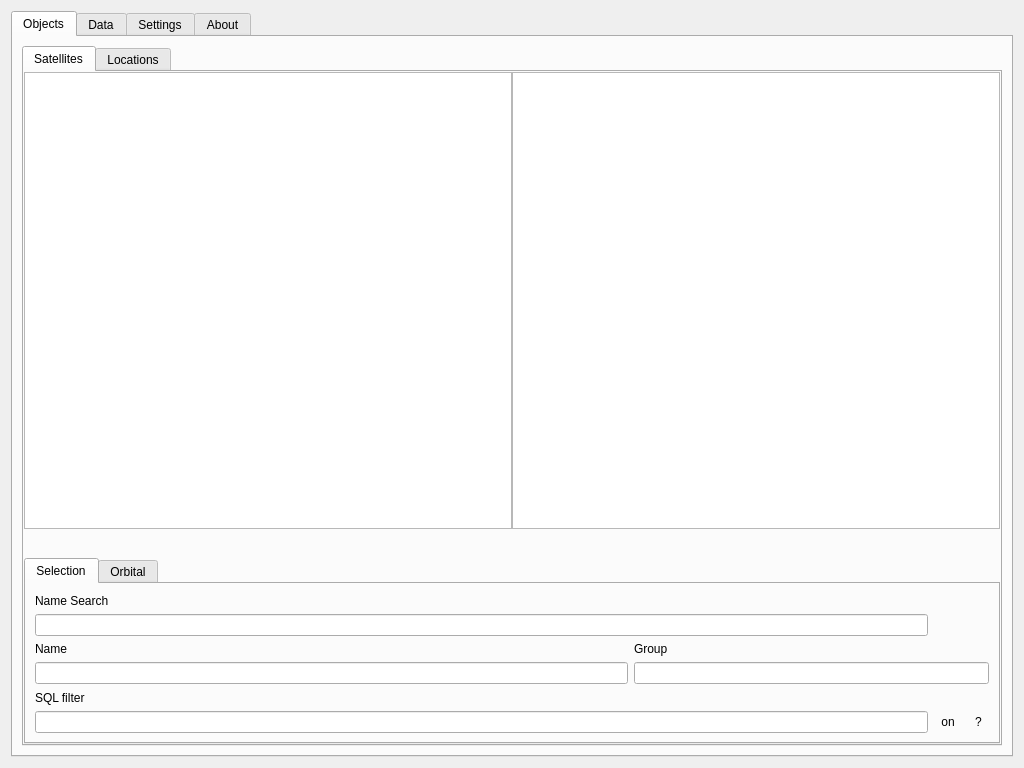
<?xml version="1.0" encoding="UTF-8"?>
<ui version="4.0">
 <class>Dialog</class>
 <widget class="QDialog" name="Dialog">
  <property name="windowModality">
   <enum>Qt::NonModal</enum>
  </property>
  <property name="geometry">
   <rect>
    <x>0</x>
    <y>0</y>
    <width>1024</width>
    <height>768</height>
   </rect>
  </property>
  <property name="windowTitle">
   <string>Settings</string>
  </property>
  <property name="locale">
   <locale language="C" country="AnyCountry"/>
  </property>
  <layout class="QHBoxLayout" name="horizontalLayout_2">
   <item>
    <widget class="QTabWidget" name="tabWidgetOptions">
     <property name="currentIndex">
      <number>0</number>
     </property>
     <widget class="QWidget" name="tabObjects">
      <attribute name="title">
       <string>Objects</string>
      </attribute>
      <layout class="QHBoxLayout" name="horizontalLayout_8">
       <item>
        <widget class="QTabWidget" name="tabWidgetObjects">
         <property name="currentIndex">
          <number>0</number>
         </property>
         <widget class="QWidget" name="tabSatellites">
          <attribute name="title">
           <string>Satellites</string>
          </attribute>
          <layout class="QVBoxLayout" name="verticalLayout">
           <property name="spacing">
            <number>6</number>
           </property>
           <property name="leftMargin">
            <number>0</number>
           </property>
           <property name="topMargin">
            <number>0</number>
           </property>
           <property name="rightMargin">
            <number>0</number>
           </property>
           <property name="bottomMargin">
            <number>0</number>
           </property>
           <item>
            <widget class="QWidget" name="widget" native="true">
             <property name="sizePolicy">
              <sizepolicy hsizetype="Expanding" vsizetype="Expanding">
               <horstretch>0</horstretch>
               <verstretch>0</verstretch>
              </sizepolicy>
             </property>
             <layout class="QGridLayout" name="gridLayout_2">
              <property name="leftMargin">
               <number>0</number>
              </property>
              <property name="topMargin">
               <number>0</number>
              </property>
              <property name="rightMargin">
               <number>0</number>
              </property>
              <property name="bottomMargin">
               <number>0</number>
              </property>
              <property name="spacing">
               <number>0</number>
              </property>
              <item row="0" column="0">
               <widget class="QListView" name="listViewDBSat">
                <property name="sizePolicy">
                 <sizepolicy hsizetype="Expanding" vsizetype="Expanding">
                  <horstretch>0</horstretch>
                  <verstretch>0</verstretch>
                 </sizepolicy>
                </property>
                <property name="editTriggers">
                 <set>QAbstractItemView::NoEditTriggers</set>
                </property>
                <property name="selectionMode">
                 <enum>QAbstractItemView::ExtendedSelection</enum>
                </property>
               </widget>
              </item>
              <item row="0" column="1">
               <widget class="QListView" name="listViewSat">
                <property name="sizePolicy">
                 <sizepolicy hsizetype="Expanding" vsizetype="Expanding">
                  <horstretch>0</horstretch>
                  <verstretch>0</verstretch>
                 </sizepolicy>
                </property>
                <property name="editTriggers">
                 <set>QAbstractItemView::NoEditTriggers</set>
                </property>
                <property name="selectionMode">
                 <enum>QAbstractItemView::ExtendedSelection</enum>
                </property>
               </widget>
              </item>
              <item row="1" column="0">
               <widget class="QWidget" name="widget_2" native="true">
                <property name="sizePolicy">
                 <sizepolicy hsizetype="Preferred" vsizetype="Preferred">
                  <horstretch>0</horstretch>
                  <verstretch>0</verstretch>
                 </sizepolicy>
                </property>
                <layout class="QHBoxLayout" name="horizontalLayout">
                 <property name="spacing">
                  <number>0</number>
                 </property>
                 <property name="leftMargin">
                  <number>0</number>
                 </property>
                 <property name="topMargin">
                  <number>0</number>
                 </property>
                 <property name="rightMargin">
                  <number>0</number>
                 </property>
                 <property name="bottomMargin">
                  <number>0</number>
                 </property>
                 <item>
                  <widget class="QToolButton" name="btnOpenTle">
                   <property name="toolTip">
                    <string>Open TLE File</string>
                   </property>
                   <property name="icon">
                    <iconset theme="document-open">
                     <normaloff>.</normaloff>.</iconset>
                   </property>
                   <property name="shortcut">
                    <string extracomment="Open TLE"/>
                   </property>
                   <property name="autoRaise">
                    <bool>true</bool>
                   </property>
                  </widget>
                 </item>
                 <item>
                  <widget class="QToolButton" name="btnDeleteDbSat">
                   <property name="toolTip">
                    <string>Remove</string>
                   </property>
                   <property name="icon">
                    <iconset theme="list-remove">
                     <normaloff>.</normaloff>.</iconset>
                   </property>
                   <property name="shortcut">
                    <string extracomment="Remove"/>
                   </property>
                   <property name="autoRaise">
                    <bool>true</bool>
                   </property>
                  </widget>
                 </item>
                 <item>
                  <widget class="QToolButton" name="btnClearDbSat">
                   <property name="toolTip">
                    <string>Remove All</string>
                   </property>
                   <property name="icon">
                    <iconset theme="user-trash">
                     <normaloff>.</normaloff>.</iconset>
                   </property>
                   <property name="shortcut">
                    <string extracomment="Remove All"/>
                   </property>
                   <property name="autoRaise">
                    <bool>true</bool>
                   </property>
                  </widget>
                 </item>
                 <item>
                  <spacer name="horizontalSpacer_2">
                   <property name="orientation">
                    <enum>Qt::Horizontal</enum>
                   </property>
                   <property name="sizeHint" stdset="0">
                    <size>
                     <width>40</width>
                     <height>20</height>
                    </size>
                   </property>
                  </spacer>
                 </item>
                 <item>
                  <widget class="QToolButton" name="btnAddToSatList">
                   <property name="sizePolicy">
                    <sizepolicy hsizetype="Fixed" vsizetype="Minimum">
                     <horstretch>0</horstretch>
                     <verstretch>0</verstretch>
                    </sizepolicy>
                   </property>
                   <property name="toolTip">
                    <string>View</string>
                   </property>
                   <property name="icon">
                    <iconset theme="go-right">
                     <normaloff>.</normaloff>.</iconset>
                   </property>
                   <property name="autoRaise">
                    <bool>true</bool>
                   </property>
                  </widget>
                 </item>
                </layout>
               </widget>
              </item>
              <item row="1" column="1">
               <widget class="QWidget" name="widget_7" native="true">
                <layout class="QHBoxLayout" name="horizontalLayout_6">
                 <property name="spacing">
                  <number>0</number>
                 </property>
                 <property name="leftMargin">
                  <number>0</number>
                 </property>
                 <property name="topMargin">
                  <number>0</number>
                 </property>
                 <property name="rightMargin">
                  <number>0</number>
                 </property>
                 <property name="bottomMargin">
                  <number>0</number>
                 </property>
                 <item>
                  <widget class="QToolButton" name="btnChangeDbSat">
                   <property name="toolTip">
                    <string>Edit</string>
                   </property>
                   <property name="icon">
                    <iconset theme="accessories-text-editor">
                     <normaloff>.</normaloff>.</iconset>
                   </property>
                   <property name="shortcut">
                    <string extracomment="Edit"/>
                   </property>
                   <property name="autoRaise">
                    <bool>true</bool>
                   </property>
                  </widget>
                 </item>
                 <item>
                  <widget class="QToolButton" name="btnDeleteSatList">
                   <property name="sizePolicy">
                    <sizepolicy hsizetype="Fixed" vsizetype="Minimum">
                     <horstretch>0</horstretch>
                     <verstretch>0</verstretch>
                    </sizepolicy>
                   </property>
                   <property name="toolTip">
                    <string>Remove</string>
                   </property>
                   <property name="text">
                    <string/>
                   </property>
                   <property name="icon">
                    <iconset theme="list-remove">
                     <normaloff>.</normaloff>.</iconset>
                   </property>
                   <property name="shortcut">
                    <string extracomment="Remove"/>
                   </property>
                   <property name="autoRaise">
                    <bool>true</bool>
                   </property>
                  </widget>
                 </item>
                 <item>
                  <widget class="QToolButton" name="btnClearSatList">
                   <property name="toolTip">
                    <string>Remove All</string>
                   </property>
                   <property name="text">
                    <string/>
                   </property>
                   <property name="icon">
                    <iconset theme="user-trash">
                     <normaloff>.</normaloff>.</iconset>
                   </property>
                   <property name="shortcut">
                    <string extracomment="Select All"/>
                   </property>
                   <property name="autoRaise">
                    <bool>true</bool>
                   </property>
                  </widget>
                 </item>
                 <item>
                  <spacer name="horizontalSpacer_3">
                   <property name="orientation">
                    <enum>Qt::Horizontal</enum>
                   </property>
                   <property name="sizeHint" stdset="0">
                    <size>
                     <width>40</width>
                     <height>20</height>
                    </size>
                   </property>
                  </spacer>
                 </item>
                </layout>
               </widget>
              </item>
             </layout>
            </widget>
           </item>
           <item>
            <widget class="QTabWidget" name="tabWidget_2">
             <property name="enabled">
              <bool>true</bool>
             </property>
             <property name="sizePolicy">
              <sizepolicy hsizetype="Preferred" vsizetype="Preferred">
               <horstretch>0</horstretch>
               <verstretch>0</verstretch>
              </sizepolicy>
             </property>
             <property name="tabShape">
              <enum>QTabWidget::Rounded</enum>
             </property>
             <property name="currentIndex">
              <number>0</number>
             </property>
             <widget class="QWidget" name="tab">
              <attribute name="title">
               <string>Selection</string>
              </attribute>
              <layout class="QGridLayout">
               <item row="0" column="0">
                <widget class="QLabel" name="labelSatFind">
                 <property name="text">
                  <string>Name Search</string>
                 </property>
                </widget>
               </item>
               <item row="1" column="0" colspan="3">
                <widget class="QLineEdit" name="lineEditSatNameFilter"/>
               </item>
               <item row="2" column="0">
                <widget class="QLabel" name="labelSatName">
                 <property name="text">
                  <string>Name</string>
                 </property>
                </widget>
               </item>
               <item row="3" column="0" colspan="2">
                <widget class="QLineEdit" name="lineEditSatName">
                 <property name="readOnly">
                  <bool>true</bool>
                 </property>
                </widget>
               </item>
               <item row="3" column="2" colspan="3">
                <widget class="QLineEdit" name="lineEditSatGroup">
                 <property name="readOnly">
                  <bool>true</bool>
                 </property>
                </widget>
               </item>
               <item row="4" column="0">
                <widget class="QLabel" name="labelSatFilter">
                 <property name="text">
                  <string>SQL filter</string>
                 </property>
                </widget>
               </item>
               <item row="5" column="0" colspan="3">
                <widget class="QLineEdit" name="lineEditSatFilter">
                 <property name="sizePolicy">
                  <sizepolicy hsizetype="Minimum" vsizetype="Fixed">
                   <horstretch>0</horstretch>
                   <verstretch>0</verstretch>
                  </sizepolicy>
                 </property>
                </widget>
               </item>
               <item row="5" column="4">
                <widget class="QToolButton" name="btnSatSqlHelp">
                 <property name="text">
                  <string>?</string>
                 </property>
                 <property name="autoRaise">
                  <bool>true</bool>
                 </property>
                </widget>
               </item>
               <item row="5" column="3">
                <widget class="QToolButton" name="btnSatFilter">
                 <property name="text">
                  <string>on</string>
                 </property>
                 <property name="checkable">
                  <bool>true</bool>
                 </property>
                 <property name="autoRaise">
                  <bool>true</bool>
                 </property>
                </widget>
               </item>
               <item row="2" column="2">
                <widget class="QLabel" name="labelSatGroup">
                 <property name="text">
                  <string>Group</string>
                 </property>
                </widget>
               </item>
              </layout>
             </widget>
             <widget class="QWidget" name="tab_2">
              <attribute name="title">
               <string>Orbital</string>
              </attribute>
              <layout class="QGridLayout" name="gridLayout">
               <item row="0" column="0">
                <widget class="QLabel" name="labelI">
                 <property name="text">
                  <string>Inclination</string>
                 </property>
                </widget>
               </item>
               <item row="0" column="1">
                <widget class="QLabel" name="labelOmg">
                 <property name="text">
                  <string>Ascending node</string>
                 </property>
                </widget>
               </item>
               <item row="1" column="0">
                <widget class="QLineEdit" name="lineEditSatI">
                 <property name="readOnly">
                  <bool>true</bool>
                 </property>
                </widget>
               </item>
               <item row="1" column="1">
                <widget class="QLineEdit" name="lineEditSatOmg">
                 <property name="readOnly">
                  <bool>true</bool>
                 </property>
                </widget>
               </item>
               <item row="2" column="0">
                <widget class="QLabel" name="labelW">
                 <property name="text">
                  <string>Arg. perigee lat.</string>
                 </property>
                </widget>
               </item>
               <item row="2" column="1">
                <widget class="QLabel" name="labelM0">
                 <property name="text">
                  <string>Mean anomaly</string>
                 </property>
                </widget>
               </item>
               <item row="3" column="0">
                <widget class="QLineEdit" name="lineEditSatW">
                 <property name="readOnly">
                  <bool>true</bool>
                 </property>
                </widget>
               </item>
               <item row="3" column="1">
                <widget class="QLineEdit" name="lineEditSatM0">
                 <property name="readOnly">
                  <bool>true</bool>
                 </property>
                </widget>
               </item>
               <item row="1" column="2">
                <widget class="QLineEdit" name="lineEditSatE">
                 <property name="readOnly">
                  <bool>true</bool>
                 </property>
                </widget>
               </item>
               <item row="0" column="2">
                <widget class="QLabel" name="labelE">
                 <property name="text">
                  <string>Eccentricity</string>
                 </property>
                </widget>
               </item>
               <item row="3" column="2">
                <widget class="QLineEdit" name="lineEditSatN">
                 <property name="readOnly">
                  <bool>true</bool>
                 </property>
                </widget>
               </item>
               <item row="2" column="2">
                <widget class="QLabel" name="labelN">
                 <property name="text">
                  <string>Mean motion</string>
                 </property>
                </widget>
               </item>
               <item row="5" column="0">
                <widget class="QLineEdit" name="lineEditSatBStar">
                 <property name="readOnly">
                  <bool>true</bool>
                 </property>
                </widget>
               </item>
               <item row="4" column="0">
                <widget class="QLabel" name="labelB">
                 <property name="text">
                  <string>Ballistic coeff.</string>
                 </property>
                </widget>
               </item>
               <item row="5" column="1" colspan="2">
                <widget class="QLineEdit" name="lineEditSatTime">
                 <property name="readOnly">
                  <bool>true</bool>
                 </property>
                </widget>
               </item>
               <item row="4" column="1">
                <widget class="QLabel" name="labelSatTime">
                 <property name="text">
                  <string>Timestamp</string>
                 </property>
                </widget>
               </item>
              </layout>
             </widget>
            </widget>
           </item>
          </layout>
         </widget>
         <widget class="QWidget" name="tabLocations">
          <attribute name="title">
           <string>Locations</string>
          </attribute>
          <layout class="QVBoxLayout" name="verticalLayout_2">
           <property name="leftMargin">
            <number>0</number>
           </property>
           <property name="topMargin">
            <number>0</number>
           </property>
           <property name="rightMargin">
            <number>0</number>
           </property>
           <property name="bottomMargin">
            <number>0</number>
           </property>
           <item>
            <widget class="QWidget" name="widget_3" native="true">
             <property name="sizePolicy">
              <sizepolicy hsizetype="Expanding" vsizetype="Expanding">
               <horstretch>0</horstretch>
               <verstretch>0</verstretch>
              </sizepolicy>
             </property>
             <layout class="QGridLayout" name="gridLayout_7">
              <property name="leftMargin">
               <number>0</number>
              </property>
              <property name="topMargin">
               <number>0</number>
              </property>
              <property name="rightMargin">
               <number>0</number>
              </property>
              <property name="bottomMargin">
               <number>0</number>
              </property>
              <property name="spacing">
               <number>0</number>
              </property>
              <item row="0" column="0">
               <widget class="QListView" name="listViewDBLoc">
                <property name="sizePolicy">
                 <sizepolicy hsizetype="Expanding" vsizetype="Expanding">
                  <horstretch>0</horstretch>
                  <verstretch>0</verstretch>
                 </sizepolicy>
                </property>
                <property name="editTriggers">
                 <set>QAbstractItemView::NoEditTriggers</set>
                </property>
                <property name="selectionMode">
                 <enum>QAbstractItemView::ExtendedSelection</enum>
                </property>
               </widget>
              </item>
              <item row="0" column="1">
               <widget class="QListView" name="listViewLoc">
                <property name="sizePolicy">
                 <sizepolicy hsizetype="Expanding" vsizetype="Expanding">
                  <horstretch>0</horstretch>
                  <verstretch>0</verstretch>
                 </sizepolicy>
                </property>
                <property name="editTriggers">
                 <set>QAbstractItemView::NoEditTriggers</set>
                </property>
                <property name="selectionMode">
                 <enum>QAbstractItemView::ExtendedSelection</enum>
                </property>
               </widget>
              </item>
              <item row="1" column="1">
               <widget class="QWidget" name="widget_8" native="true">
                <property name="sizePolicy">
                 <sizepolicy hsizetype="Preferred" vsizetype="Preferred">
                  <horstretch>0</horstretch>
                  <verstretch>0</verstretch>
                 </sizepolicy>
                </property>
                <layout class="QHBoxLayout" name="horizontalLayout_4">
                 <property name="spacing">
                  <number>0</number>
                 </property>
                 <property name="leftMargin">
                  <number>0</number>
                 </property>
                 <property name="topMargin">
                  <number>0</number>
                 </property>
                 <property name="rightMargin">
                  <number>0</number>
                 </property>
                 <property name="bottomMargin">
                  <number>0</number>
                 </property>
                 <item>
                  <widget class="QToolButton" name="btnChangeDbLoc">
                   <property name="toolTip">
                    <string>Edit</string>
                   </property>
                   <property name="icon">
                    <iconset theme="accessories-text-editor"/>
                   </property>
                   <property name="shortcut">
                    <string extracomment="Edit"/>
                   </property>
                   <property name="autoRaise">
                    <bool>true</bool>
                   </property>
                  </widget>
                 </item>
                 <item>
                  <widget class="QToolButton" name="btnDeleteLocList">
                   <property name="sizePolicy">
                    <sizepolicy hsizetype="Fixed" vsizetype="Minimum">
                     <horstretch>0</horstretch>
                     <verstretch>0</verstretch>
                    </sizepolicy>
                   </property>
                   <property name="toolTip">
                    <string>Remove</string>
                   </property>
                   <property name="icon">
                    <iconset theme="list-remove"/>
                   </property>
                   <property name="autoRaise">
                    <bool>true</bool>
                   </property>
                  </widget>
                 </item>
                 <item>
                  <widget class="QToolButton" name="btnClearLocList">
                   <property name="toolTip">
                    <string>Remove All</string>
                   </property>
                   <property name="text">
                    <string/>
                   </property>
                   <property name="icon">
                    <iconset theme="user-trash"/>
                   </property>
                   <property name="autoRaise">
                    <bool>true</bool>
                   </property>
                  </widget>
                 </item>
                 <item>
                  <spacer name="horizontalSpacer_4">
                   <property name="orientation">
                    <enum>Qt::Horizontal</enum>
                   </property>
                   <property name="sizeHint" stdset="0">
                    <size>
                     <width>157</width>
                     <height>20</height>
                    </size>
                   </property>
                  </spacer>
                 </item>
                </layout>
               </widget>
              </item>
              <item row="1" column="0">
               <widget class="QWidget" name="widget_4" native="true">
                <property name="layoutDirection">
                 <enum>Qt::RightToLeft</enum>
                </property>
                <layout class="QHBoxLayout" name="horizontalLayout_3">
                 <property name="spacing">
                  <number>0</number>
                 </property>
                 <property name="leftMargin">
                  <number>0</number>
                 </property>
                 <property name="topMargin">
                  <number>0</number>
                 </property>
                 <property name="rightMargin">
                  <number>0</number>
                 </property>
                 <property name="bottomMargin">
                  <number>0</number>
                 </property>
                 <item>
                  <widget class="QToolButton" name="btnAddToLocList">
                   <property name="sizePolicy">
                    <sizepolicy hsizetype="Fixed" vsizetype="Minimum">
                     <horstretch>0</horstretch>
                     <verstretch>0</verstretch>
                    </sizepolicy>
                   </property>
                   <property name="toolTip">
                    <string>View</string>
                   </property>
                   <property name="icon">
                    <iconset theme="go-right"/>
                   </property>
                   <property name="autoRaise">
                    <bool>true</bool>
                   </property>
                  </widget>
                 </item>
                 <item>
                  <spacer name="horizontalSpacer">
                   <property name="orientation">
                    <enum>Qt::Horizontal</enum>
                   </property>
                   <property name="sizeHint" stdset="0">
                    <size>
                     <width>40</width>
                     <height>20</height>
                    </size>
                   </property>
                  </spacer>
                 </item>
                 <item>
                  <widget class="QToolButton" name="btnClearDbLoc">
                   <property name="toolTip">
                    <string>Remove All</string>
                   </property>
                   <property name="text">
                    <string/>
                   </property>
                   <property name="icon">
                    <iconset theme="user-trash"/>
                   </property>
                   <property name="shortcut">
                    <string extracomment="Remove All"/>
                   </property>
                   <property name="autoRaise">
                    <bool>true</bool>
                   </property>
                  </widget>
                 </item>
                 <item>
                  <widget class="QToolButton" name="btnDeleteDbLoc">
                   <property name="toolTip">
                    <string>Remove</string>
                   </property>
                   <property name="text">
                    <string/>
                   </property>
                   <property name="icon">
                    <iconset theme="list-remove"/>
                   </property>
                   <property name="shortcut">
                    <string extracomment="Remove"/>
                   </property>
                   <property name="autoRaise">
                    <bool>true</bool>
                   </property>
                  </widget>
                 </item>
                 <item>
                  <widget class="QToolButton" name="btnAddDbLoc">
                   <property name="toolTip">
                    <string>Add</string>
                   </property>
                   <property name="text">
                    <string/>
                   </property>
                   <property name="icon">
                    <iconset theme="list-add"/>
                   </property>
                   <property name="shortcut">
                    <string extracomment="Add"/>
                   </property>
                   <property name="autoRaise">
                    <bool>true</bool>
                   </property>
                  </widget>
                 </item>
                 <item>
                  <widget class="QToolButton" name="btnOpenLoc">
                   <property name="toolTip">
                    <string>Open Locations</string>
                   </property>
                   <property name="text">
                    <string/>
                   </property>
                   <property name="icon">
                    <iconset theme="document-open"/>
                   </property>
                   <property name="shortcut">
                    <string extracomment="Open"/>
                   </property>
                   <property name="autoRaise">
                    <bool>true</bool>
                   </property>
                  </widget>
                 </item>
                </layout>
               </widget>
              </item>
             </layout>
            </widget>
           </item>
           <item>
            <widget class="QTabWidget" name="tabWidget_4">
             <property name="sizePolicy">
              <sizepolicy hsizetype="Preferred" vsizetype="Preferred">
               <horstretch>0</horstretch>
               <verstretch>0</verstretch>
              </sizepolicy>
             </property>
             <property name="currentIndex">
              <number>0</number>
             </property>
             <widget class="QWidget" name="tab_4">
              <attribute name="title">
               <string>Selection</string>
              </attribute>
              <layout class="QGridLayout" name="gridLayout_4">
               <item row="1" column="0">
                <widget class="QLineEdit" name="lineEditLocNameFilter"/>
               </item>
               <item row="1" column="1" colspan="3">
                <widget class="QLineEdit" name="lineEditLocName"/>
               </item>
               <item row="3" column="0" colspan="2">
                <widget class="QLineEdit" name="lineEditLocFilter"/>
               </item>
               <item row="0" column="0">
                <widget class="QLabel" name="labelLocFind">
                 <property name="text">
                  <string>Name Search</string>
                 </property>
                </widget>
               </item>
               <item row="0" column="1">
                <widget class="QLabel" name="labelLocName">
                 <property name="text">
                  <string>Name</string>
                 </property>
                </widget>
               </item>
               <item row="2" column="0">
                <widget class="QLabel" name="labelLocFilter">
                 <property name="text">
                  <string>SQL filter</string>
                 </property>
                </widget>
               </item>
               <item row="3" column="3">
                <widget class="QToolButton" name="btnLocSqlHelp">
                 <property name="text">
                  <string>?</string>
                 </property>
                 <property name="checkable">
                  <bool>false</bool>
                 </property>
                 <property name="autoRaise">
                  <bool>true</bool>
                 </property>
                </widget>
               </item>
               <item row="3" column="2">
                <widget class="QToolButton" name="btnLocFilter">
                 <property name="text">
                  <string>on</string>
                 </property>
                 <property name="checkable">
                  <bool>true</bool>
                 </property>
                 <property name="autoRaise">
                  <bool>true</bool>
                 </property>
                </widget>
               </item>
              </layout>
             </widget>
             <widget class="QWidget" name="tab_5">
              <attribute name="title">
               <string>Coordinates</string>
              </attribute>
              <layout class="QGridLayout" name="gridLayout_5">
               <item row="4" column="0">
                <widget class="QLineEdit" name="lineEditLocLat"/>
               </item>
               <item row="4" column="1">
                <widget class="QLineEdit" name="lineEditLocLon"/>
               </item>
               <item row="4" column="2">
                <widget class="QLineEdit" name="lineEditLocHeight"/>
               </item>
               <item row="6" column="0">
                <widget class="QLineEdit" name="lineEditLocAzimuth"/>
               </item>
               <item row="6" column="1">
                <widget class="QLineEdit" name="lineEditLocWidth"/>
               </item>
               <item row="6" column="2">
                <widget class="QLineEdit" name="lineEditLocRange"/>
               </item>
               <item row="5" column="0">
                <widget class="QLabel" name="labelAzimuth">
                 <property name="text">
                  <string>Azimuth</string>
                 </property>
                </widget>
               </item>
               <item row="3" column="1">
                <widget class="QLabel" name="labelLat">
                 <property name="text">
                  <string>Longitude</string>
                 </property>
                </widget>
               </item>
               <item row="3" column="0">
                <widget class="QLabel" name="labelLon">
                 <property name="text">
                  <string>Latitude</string>
                 </property>
                </widget>
               </item>
               <item row="3" column="2">
                <widget class="QLabel" name="labelHeight">
                 <property name="text">
                  <string>Altitude</string>
                 </property>
                </widget>
               </item>
               <item row="5" column="1">
                <widget class="QLabel" name="labelWidth">
                 <property name="text">
                  <string>Sector</string>
                 </property>
                </widget>
               </item>
               <item row="5" column="2">
                <widget class="QLabel" name="labelRange">
                 <property name="text">
                  <string>Range</string>
                 </property>
                </widget>
               </item>
              </layout>
             </widget>
            </widget>
           </item>
          </layout>
         </widget>
        </widget>
       </item>
      </layout>
     </widget>
     <widget class="QWidget" name="tabData">
      <attribute name="title">
       <string>Data</string>
      </attribute>
      <layout class="QHBoxLayout" name="horizontalLayout_7">
       <item>
        <widget class="QTabWidget" name="tabWidgetData">
         <property name="currentIndex">
          <number>0</number>
         </property>
         <widget class="QWidget" name="tabFootprints">
          <attribute name="title">
           <string>Footprints</string>
          </attribute>
          <layout class="QVBoxLayout" name="verticalLayout_5">
           <property name="spacing">
            <number>0</number>
           </property>
           <property name="leftMargin">
            <number>0</number>
           </property>
           <property name="topMargin">
            <number>0</number>
           </property>
           <property name="rightMargin">
            <number>0</number>
           </property>
           <property name="bottomMargin">
            <number>0</number>
           </property>
           <item>
            <widget class="QTextEdit" name="textZRVList">
             <property name="readOnly">
              <bool>true</bool>
             </property>
            </widget>
           </item>
           <item>
            <widget class="QPushButton" name="btnClearZrvList">
             <property name="text">
              <string>Clear</string>
             </property>
            </widget>
           </item>
          </layout>
         </widget>
        </widget>
       </item>
      </layout>
     </widget>
     <widget class="QWidget" name="tabSettings">
      <attribute name="title">
       <string>Settings</string>
      </attribute>
      <layout class="QHBoxLayout" name="horizontalLayout_9">
       <item>
        <widget class="QTabWidget" name="tabWidgetSettings">
         <property name="currentIndex">
          <number>-1</number>
         </property>
        </widget>
       </item>
      </layout>
     </widget>
     <widget class="QWidget" name="tabAbout">
      <attribute name="title">
       <string>About</string>
      </attribute>
      <layout class="QVBoxLayout" name="verticalLayout_4">
       <property name="spacing">
        <number>0</number>
       </property>
       <property name="leftMargin">
        <number>0</number>
       </property>
       <property name="topMargin">
        <number>0</number>
       </property>
       <property name="rightMargin">
        <number>0</number>
       </property>
       <property name="bottomMargin">
        <number>0</number>
       </property>
       <item>
        <widget class="QTextEdit" name="teAbout">
         <property name="readOnly">
          <bool>true</bool>
         </property>
         <property name="html">
          <string notr="true">&lt;!DOCTYPE HTML PUBLIC &quot;-//W3C//DTD HTML 4.0//EN&quot; &quot;http://www.w3.org/TR/REC-html40/strict.dtd&quot;&gt;
&lt;html&gt;&lt;head&gt;&lt;meta name=&quot;qrichtext&quot; content=&quot;1&quot; /&gt;&lt;style type=&quot;text/css&quot;&gt;
p, li { white-space: pre-wrap; }
&lt;/style&gt;&lt;/head&gt;&lt;body style=&quot; font-family:'Ubuntu'; font-size:11pt; font-weight:400; font-style:normal;&quot;&gt;
&lt;p align=&quot;center&quot; style=&quot; margin-top:0px; margin-bottom:0px; margin-left:0px; margin-right:0px; -qt-block-indent:0; text-indent:0px;&quot;&gt;&lt;img src=&quot;:/options/satviewer.svg&quot; /&gt;&lt;/p&gt;
&lt;p align=&quot;center&quot; style=&quot; margin-top:0px; margin-bottom:0px; margin-left:0px; margin-right:0px; -qt-block-indent:0; text-indent:0px;&quot;&gt;&lt;span style=&quot; font-family:'MS Shell Dlg 2'; font-size:8pt;&quot;&gt; &lt;/span&gt;&lt;span style=&quot; font-family:'MS Shell Dlg 2'; font-size:36pt; font-weight:600;&quot;&gt;SatViewer&lt;/span&gt;&lt;span style=&quot; font-family:'MS Shell Dlg 2'; font-size:8pt;&quot;&gt; &lt;/span&gt;&lt;/p&gt;
&lt;p align=&quot;center&quot; style=&quot; margin-top:0px; margin-bottom:0px; margin-left:0px; margin-right:0px; -qt-block-indent:0; text-indent:0px;&quot;&gt;&lt;span style=&quot; font-family:'MS Shell Dlg 2'; font-size:18pt;&quot;&gt;satellite tracking tool&lt;/span&gt;&lt;/p&gt;
&lt;p align=&quot;center&quot; style=&quot; margin-top:0px; margin-bottom:0px; margin-left:0px; margin-right:0px; -qt-block-indent:0; text-indent:0px;&quot;&gt;&lt;span style=&quot; font-family:'MS Shell Dlg 2'; font-size:18pt;&quot;&gt;version 19.1&lt;/span&gt;&lt;/p&gt;
&lt;p style=&quot;-qt-paragraph-type:empty; margin-top:0px; margin-bottom:0px; margin-left:0px; margin-right:0px; -qt-block-indent:0; text-indent:0px; font-family:'MS Shell Dlg 2'; font-size:18pt;&quot;&gt;&lt;br /&gt;&lt;/p&gt;
&lt;p style=&quot; margin-top:0px; margin-bottom:0px; margin-left:0px; margin-right:0px; -qt-block-indent:0; text-indent:0px;&quot;&gt;&lt;span style=&quot; font-family:'MS Shell Dlg 2';&quot;&gt;Website:	&lt;/span&gt;&lt;a href=&quot;http://satviewer.net&quot;&gt;&lt;span style=&quot; text-decoration: underline; color:#0000ff;&quot;&gt;http://satviewer.net&lt;/span&gt;&lt;/a&gt;&lt;/p&gt;
&lt;p style=&quot; margin-top:0px; margin-bottom:0px; margin-left:0px; margin-right:0px; -qt-block-indent:0; text-indent:0px;&quot;&gt;&lt;span style=&quot; font-family:'MS Shell Dlg 2';&quot;&gt;Mail:	&lt;/span&gt;&lt;a href=&quot;mailto:satviewer@ya.ru&quot;&gt;&lt;span style=&quot; text-decoration: underline; color:#0000ff;&quot;&gt;satviewer@ya.ru&lt;/span&gt;&lt;/a&gt;&lt;/p&gt;&lt;/body&gt;&lt;/html&gt;</string>
         </property>
         <property name="acceptRichText">
          <bool>false</bool>
         </property>
         <property name="textInteractionFlags">
          <set>Qt::LinksAccessibleByKeyboard|Qt::LinksAccessibleByMouse|Qt::TextBrowserInteraction|Qt::TextSelectableByKeyboard|Qt::TextSelectableByMouse</set>
         </property>
        </widget>
       </item>
       <item>
        <widget class="QWidget" name="widget_5" native="true">
         <layout class="QHBoxLayout" name="horizontalLayout_5">
          <property name="leftMargin">
           <number>0</number>
          </property>
          <property name="topMargin">
           <number>0</number>
          </property>
          <property name="rightMargin">
           <number>0</number>
          </property>
          <property name="bottomMargin">
           <number>0</number>
          </property>
          <item>
           <spacer name="horizontalSpacer_5">
            <property name="orientation">
             <enum>Qt::Horizontal</enum>
            </property>
            <property name="sizeHint" stdset="0">
             <size>
              <width>40</width>
              <height>20</height>
             </size>
            </property>
           </spacer>
          </item>
          <item>
           <widget class="QPushButton" name="btnAboutQt">
            <property name="text">
             <string>About Qt</string>
            </property>
           </widget>
          </item>
         </layout>
        </widget>
       </item>
      </layout>
     </widget>
    </widget>
   </item>
  </layout>
 </widget>
 <resources>
  <include location="../SatViewer.qrc"/>
 </resources>
 <connections/>
</ui>
